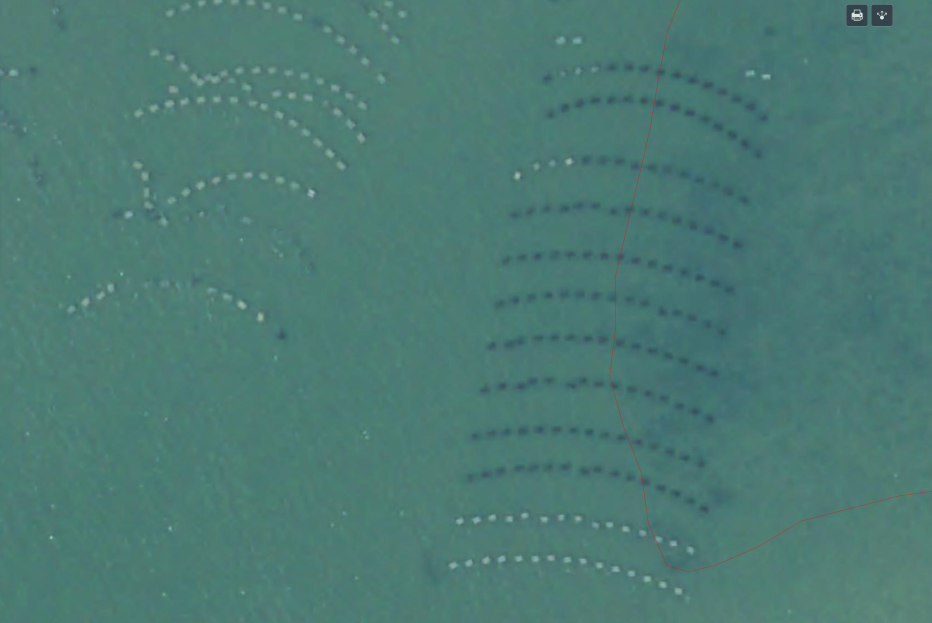
#> input picture ImageProcessing/cages.png, 2794 x 1868 px, found by its file name (shown at 1/3 size)
$ python cages.py
#> lines starting #> are read from the running program, lines starting #| are printed output that depends on the picture; after the words box and inside, x2 and y2 are one past the last pixel; in counts of white or black regions, pixels touching at a corner belong together
import cv2 as cv
import numpy as np

img = cv.imread("/Users/arhan.sheth/Documents/Codes/DX/Basics/cages.png", cv.IMREAD_GRAYSCALE)
#> img: shape (1868, 2794); min 64, max 226, mean 110.3
template = cv.imread("/Users/arhan.sheth/Documents/Codes/DX/Basics/whiteCages.png", cv.IMREAD_GRAYSCALE)
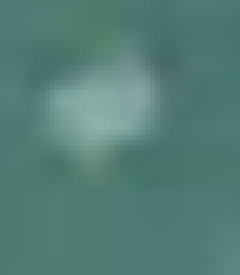
#> input picture ImageProcessing/whiteCages.png, 48 x 55 px, found by its file name (shown 5 times larger)
#> template: shape (55, 48); min 95, max 167, mean 114.4
template2 = cv.imread("/Users/arhan.sheth/Documents/Codes/DX/Basics/blackCages.png", cv.IMREAD_GRAYSCALE)
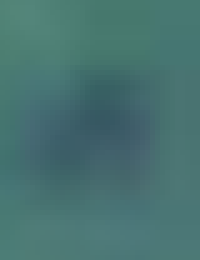
#> input picture ImageProcessing/blackCages.png, 40 x 52 px, found by its file name (shown 5 times larger)
#> template2: shape (52, 40); min 82, max 119, mean 103.6
w, h = template.shape[::-1]
#> w = 48; h = 55
w2, h2 = template2.shape[::-1]
#> w2 = 40; h2 = 52

res = cv.matchTemplate(img, template, cv.TM_CCOEFF_NORMED)
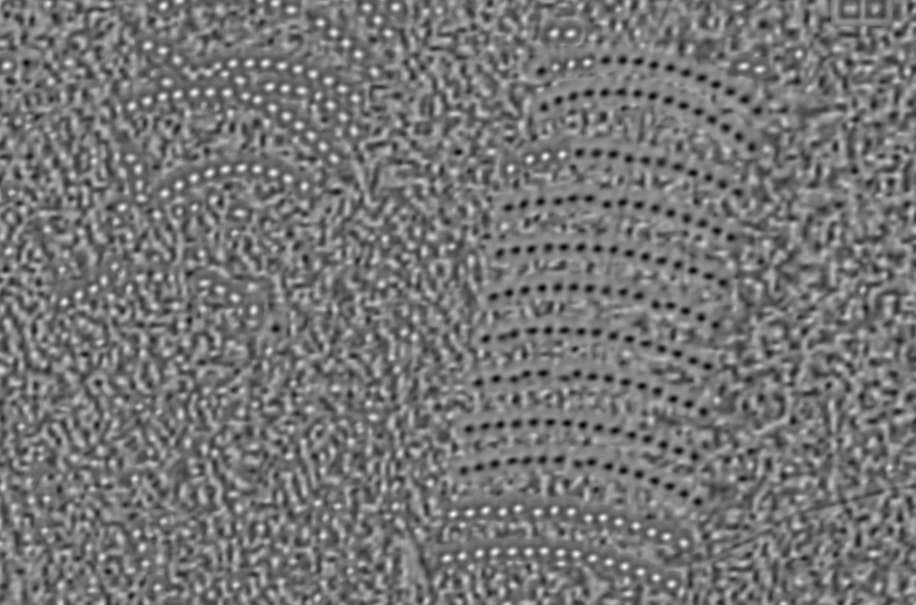
#> res: shape (1814, 2747) float32 (shown at 1/3 size); min -0.851, max 1, mean 0.00392; drawn with min black and max white
res2 = cv.matchTemplate(img, template2, cv.TM_CCOEFF_NORMED)
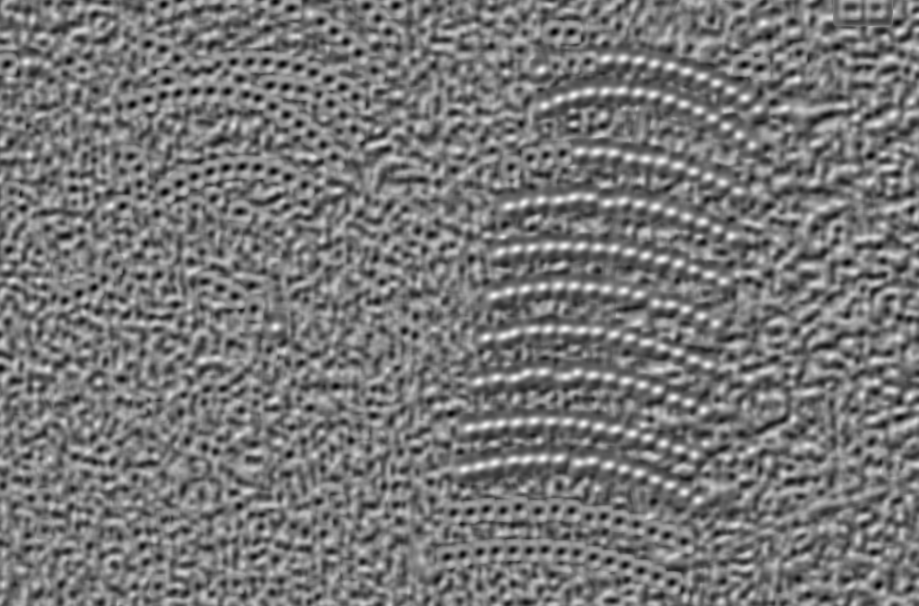
#> res2: shape (1817, 2755) float32 (shown at 1/3 size); min -0.892, max 1, mean -0.00904; drawn with min black and max white
threshold = 0.88
loc = np.where( res > threshold)
#> loc = 733 positions, rows 16 to 1752, columns 19 to 2280
loc2 = np.where(res2 > threshold)
#> loc2 = 1852 positions, rows 68 to 1502, columns 824 to 2290

countW = 0
countB = 0
for pt in zip(*loc[::-1]):
    cv.rectangle(img, pt, (pt[0] + w, pt[1] + h), (0, 255, 0), 1)
    countW+=1
#> this loop made 733 passes
#> pt on passes 1 to 3: (489, 16), (490, 16), (491, 16)
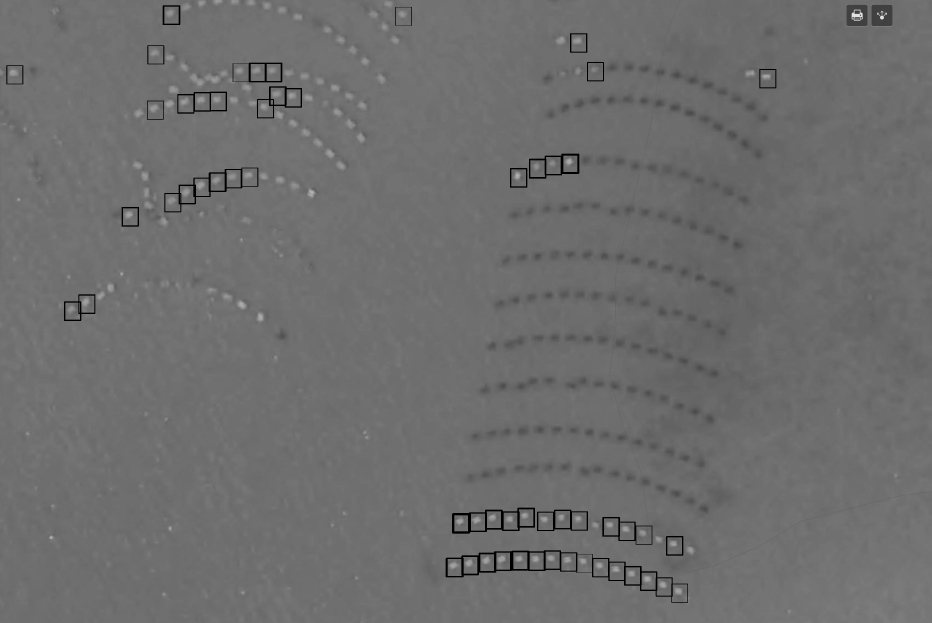
#> img: shape (1868, 2794) (shown at 1/3 size); min 0, max 226, mean 109.4
#> after the loop, countW = 733
for pt in zip(*loc2[::-1]):
    cv.rectangle(img, pt, (pt[0] + w, pt[1] + h), (0, 255, 0), 1)
    countB+=1
#> this loop made 1852 passes
#> pt on passes 1 to 3: (2289, 68), (2290, 68), (2288, 69)
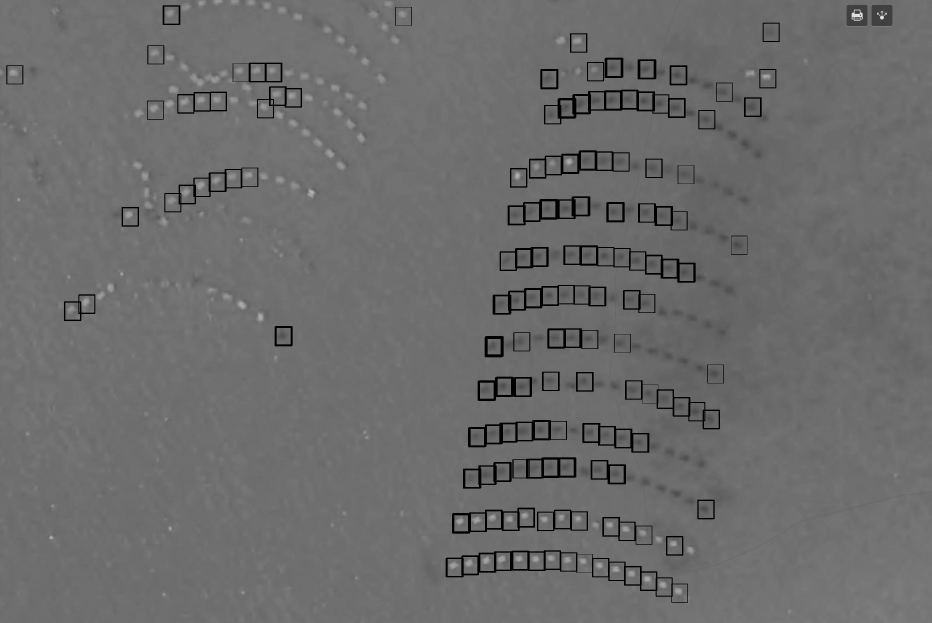
#> img: shape (1868, 2794) (shown at 1/3 size); 1.56% of pixels changed, all inside (x1, y1, x2, y2) = (824, 68, 2339, 1558)
#> after the loop, countB = 1852

cv.putText(img, f"Black Count is {countB}", (1500, 1500), cv.FONT_HERSHEY_SIMPLEX, 1, (0, 0, 255), 2, cv.LINE_AA)
cv.putText(img, f"White Count is {countW}", (1600, 1600), cv.FONT_HERSHEY_SIMPLEX, 1, (255, 0, 0), 2, cv.LINE_AA)
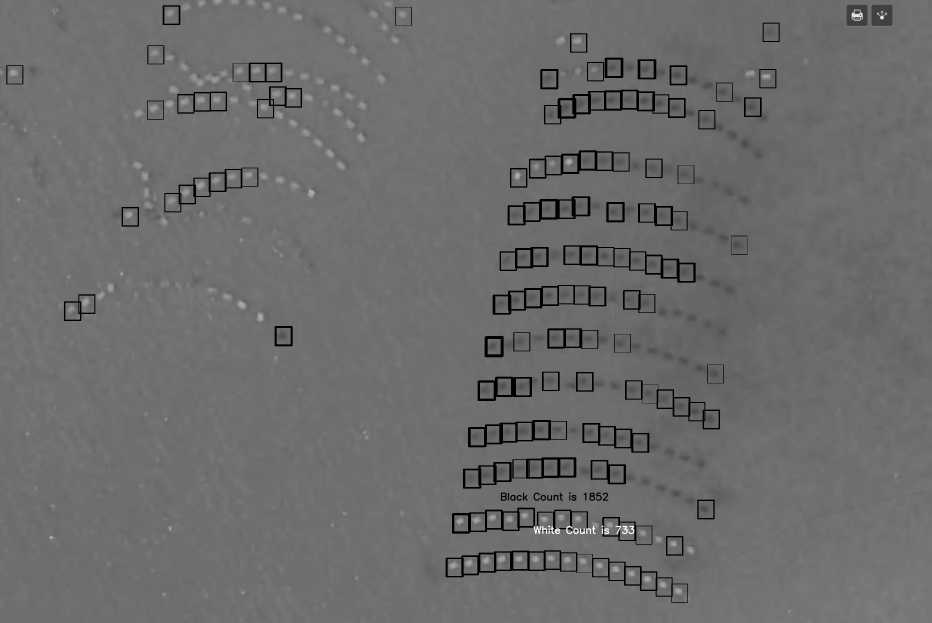
#> img: shape (1868, 2794) (shown at 1/3 size); min 0, max 255, mean 107.8
cv.imshow("Result", img)
cv.waitKey(0)
cv.destroyAllWindows()
